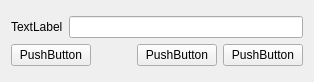
<?xml version="1.0" encoding="UTF-8"?>
<ui version="4.0">
 <class>SaveLogWidget</class>
 <widget class="QWidget" name="SaveLogWidget">
  <property name="geometry">
   <rect>
    <x>0</x>
    <y>0</y>
    <width>285</width>
    <height>82</height>
   </rect>
  </property>
  <property name="windowTitle">
   <string>Form</string>
  </property>
  <layout class="QGridLayout" name="gridLayout">
   <item row="0" column="0">
    <layout class="QVBoxLayout" name="verticalLayout">
     <item>
      <spacer name="verticalSpacer">
       <property name="orientation">
        <enum>Qt::Vertical</enum>
       </property>
       <property name="sizeType">
        <enum>QSizePolicy::Fixed</enum>
       </property>
       <property name="sizeHint" stdset="0">
        <size>
         <width>20</width>
         <height>5</height>
        </size>
       </property>
      </spacer>
     </item>
     <item>
      <layout class="QHBoxLayout" name="horizontalLayout">
       <item>
        <widget class="QLabel" name="TipLabel">
         <property name="text">
          <string>TextLabel</string>
         </property>
        </widget>
       </item>
       <item>
        <widget class="QLineEdit" name="lineEdit"/>
       </item>
      </layout>
     </item>
     <item>
      <layout class="QHBoxLayout" name="horizontalLayout_2">
       <item>
        <widget class="QPushButton" name="OpenFolderPushButton">
         <property name="text">
          <string>PushButton</string>
         </property>
        </widget>
       </item>
       <item>
        <spacer name="horizontalSpacer">
         <property name="orientation">
          <enum>Qt::Horizontal</enum>
         </property>
         <property name="sizeType">
          <enum>QSizePolicy::Fixed</enum>
         </property>
         <property name="sizeHint" stdset="0">
          <size>
           <width>40</width>
           <height>20</height>
          </size>
         </property>
        </spacer>
       </item>
       <item>
        <widget class="QPushButton" name="OkPushButton">
         <property name="text">
          <string>PushButton</string>
         </property>
        </widget>
       </item>
       <item>
        <widget class="QPushButton" name="CancelPushButton">
         <property name="text">
          <string>PushButton</string>
         </property>
        </widget>
       </item>
      </layout>
     </item>
     <item>
      <spacer name="verticalSpacer_2">
       <property name="orientation">
        <enum>Qt::Vertical</enum>
       </property>
       <property name="sizeType">
        <enum>QSizePolicy::Fixed</enum>
       </property>
       <property name="sizeHint" stdset="0">
        <size>
         <width>20</width>
         <height>5</height>
        </size>
       </property>
      </spacer>
     </item>
    </layout>
   </item>
  </layout>
 </widget>
 <resources/>
 <connections/>
</ui>
